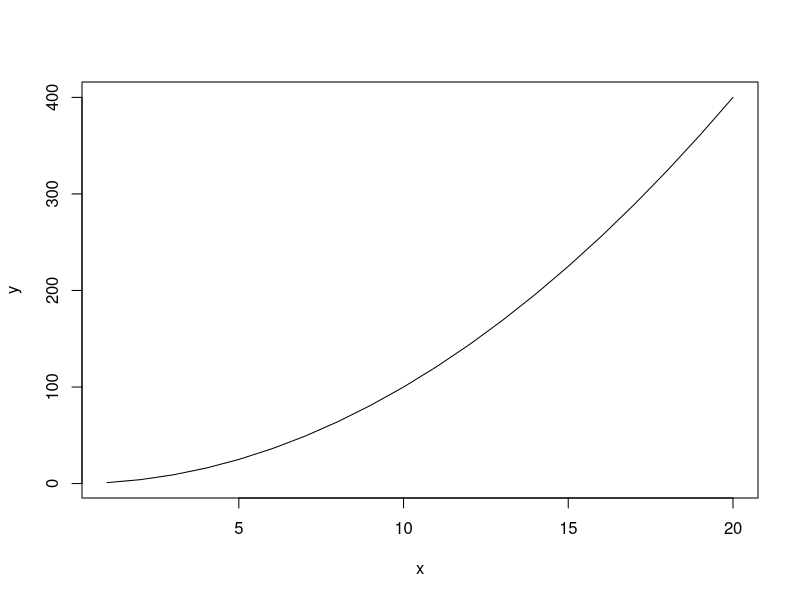

This chart was generated by the following R code:
## ---- chunk 1
knitr::opts_chunk$set(echo = TRUE)
library(tidyverse)
## ---- chunk 2
1 + 4
## ---- chunk 3
x <- 1:20
y <- x^2
plot(x, y, type = "l")
